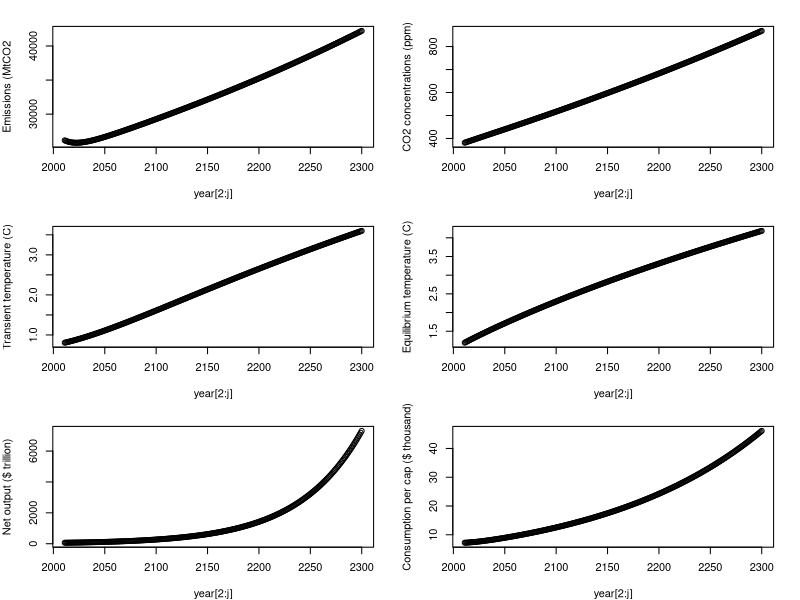
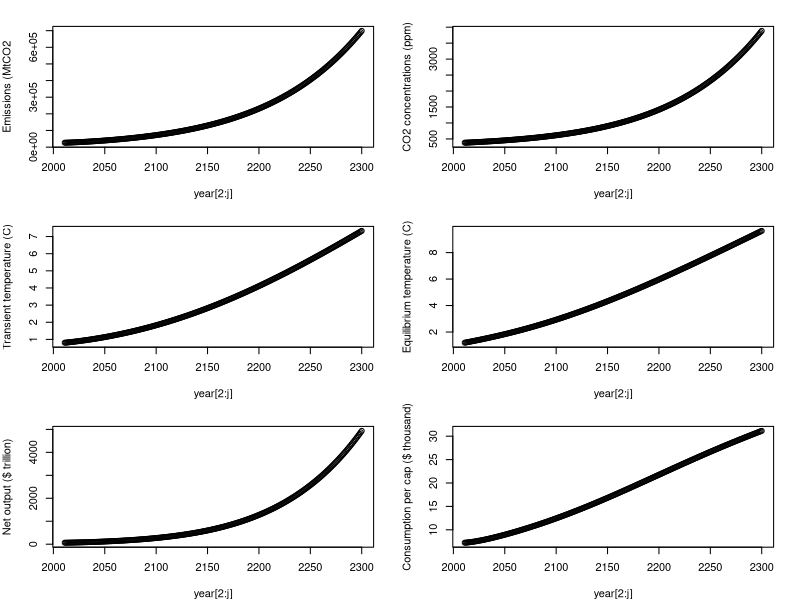

The R source for these figures, in order:
## ---- chunk 1
knitr::opts_chunk$set(echo = TRUE)
## ---- chunk 2
library(tidyverse)
## ---- chunk 3
# Fixed Economic parameters (LEAVE THIS ALONE FOR NOW)
p_saving<-c(.22) # output saved, default at 0.22
p_capShare<-c(.3) # Cobb-Douglas capital share, defaut at 0.3
p_capDep<-c(.1) # capital depreciation, default at 0.1
p_TFP_g<-c(.005) # TFP growth rate, default at 0.005   
p_damage<-c(.009) # default at 0.009

# Variable Economic parameters (TRY DIFFERENT VALUES)
p_emInt_g<-c(-.005) # default at -.005
p_enInt_g<-c(-.01) # default at -.01
p_pop_g<-c(0.01) # default at .01
    
# Fixed climate parameters (LEAVE THIS ALONE)
p_carDecay<-c(400) # carbon decay, default 400
p_climDelay<-c(.015) # climate decay, default 0.015

#Variable climate parameters (TRY DIFFERENT VALUES)
p_climSens<-c(2.5) # climate sensitivity default 2.5
## ---- chunk 4
# years
p_years<-c(291)

# Economic
ic_pop<-c(6900) # in millions
ic_enInt<-c(5.98) # in EJ/$trill
ic_emInt<-c(68.27) # in Mt CO2 /EJ            
ic_K<-c(139.65) # $trill   
ic_TFP<-c(.03)

# Climate
ic_preCO2<-c(275) # ppm
ic_nowCO2<-c(380) # ppm
ic_T<-c(0.8) # degree C above preindustrial

# creating empty matrices for storing data
year<-matrix(0,p_years,1)    
pop<-matrix(0, p_years,1)
enInt<-matrix(0, p_years,1)
emInt<-matrix(0, p_years,1)    
TFP<-matrix(0, p_years,1)
Y_gross<-matrix(0, p_years,1)
K<-matrix(0, p_years,1)
gdppc<-matrix(0, p_years,1)
CO2ppm<-matrix(0, p_years,1)
em_MtCO2<-matrix(0,p_years,1)
em_ppm<-matrix(0,p_years,1)
Y_net<-matrix(0,p_years,1)
C<-matrix(0,p_years,1)
C_pc<-matrix(0,p_years,1)
Teq<-matrix(0,p_years,1)
climateDamage<-matrix(0,p_years,1)
## ---- chunk 5
#Part 1a: Getting exogenous changes in population, energy intensity, emissions intensity, TFP


# initializing for first period    
year[1]<-2010
pop[1]<-ic_pop
enInt[1]<-ic_enInt    
emInt[1]<-ic_emInt
TFP[1]<-ic_TFP

for (j in 2:p_years) {
year[j]<-year[j-1]+1
pop[j]=pop[j-1]*(1+p_pop_g)
enInt[j]=enInt[j-1]*(1+p_enInt_g)
emInt[j]=emInt[j-1]*(1+p_emInt_g)
TFP[j]=TFP[j-1]*(1+p_TFP_g)
    }

## ---- chunk 6
# initializing for first period

#Part 1: Economic model w/o climate damages
K[1]<-ic_K
 Y_gross[1]<-TFP[1]*K[1]^p_capShare*pop[1]^(1-p_capShare)
      
#Part 2: climate model
#CO2 concentration
CO2ppm[1]<-ic_nowCO2                      
T[1]=ic_T

#Part 3: Economic model with climate damages
#climate damages
climateShare<-(p_damage*T[1]^2)/(1+p_damage*T[1]^2) # damage function
climateDamage[1]<-climateShare*Y_gross[1] #climate damages
Y_net[1]<-Y_gross[1]-climateDamage[1] # net of damages output          
C[1]<-Y_net[1]-p_saving*Y_net[1]
C_pc[1]<-(C[1]/pop[1])*1000      

plus_one_ton <- c(0, (1/1000000), rep(0, times= 289)) #plus one ton of CO2

# looping over rest of the years
for (j in 2:p_years) {
      
#Part 1: Economic model w/o climate damages     
#Economic output 
K[j]<-(1-p_capDep)*K[j-1]+p_saving*Y_net[j-1]  #capital accumulation
Y_gross[j]<-TFP[j]*K[j]^p_capShare*pop[j]^(1-p_capShare) #Cobb-Douglas production function
gdppc[j]=Y_gross[j]/pop[j]

#emissions
em_MtCO2[j]<-pop[j]*gdppc[j]*enInt[j]*emInt[j] #Kaya identity
em_ppm[j]<-(em_MtCO2[j]+plus_one_ton[j])/7810 # convert to atmospheric CO2 concentrations
      
#Part 2: climate model     
#CO2 concentration
CO2ppm[j]<-CO2ppm[j-1]+0.5*((em_ppm[j])- (CO2ppm[j-1]-(ic_preCO2))/(p_carDecay)) #CO2 concentration accumulation                             
    
#Radiative forcing
rad_CO2_Wpm2<-5.35*log(CO2ppm[j]/ic_preCO2)

#Converting to temperature  
Teq[j]<-rad_CO2_Wpm2*(p_climSens/(5.3*log(2))) #Equilibrium temperature
T[j]=T[j-1]+p_climDelay*(Teq[j]-T[j-1]) #Transient temperature

#Part 3: Economic model with climate damages
climateShare<-(p_damage*T[j]^2)/(1+p_damage*T[j]^2) # damage function
climateDamage[j]<-climateShare*Y_gross[j] # climate damages
Y_net[j]<-Y_gross[j]-climateDamage[j] # output net of damages          
C[j]<-Y_net[j]-p_saving*Y_net[j] # consumption 
C_pc[j]<-(C[j]/pop[j])*1000 #per capita consumption     
    }
  
## ---- chunk 7
par(mfrow=c(3,2), mar=c(4,4,2,2))
plot(year[2:j], em_MtCO2[2:j], ylab="Emissions (MtCO2")
plot(year[2:j], CO2ppm[2:j], ylab="CO2 concentrations (ppm)")
plot(year[2:j], T[2:j], ylab="Transient temperature (C)")
plot(year[2:j], Teq[2:j], ylab="Equilibrium temperature (C)")
plot(year[2:j], Y_net[2:j], ylab="Net output ($ trillion)")
plot(year[2:j], C_pc[2:j], ylab="Consumption per cap ($ thousand)")
## ---- chunk 8
write.csv(climateDamage,"C:\\Users\\Juan\\Desktop\\BREN\\Second Year\\Winter Quarter\\ESM 229\\climateDamageSim1.csv", row.names = FALSE)
## ---- chunk 9

damages_question_3_BAU <- read_csv("climateDamageBAU.csv") %>%
  rename("BAU" = "V1")

damages_q3_plus1 <- read_csv("climateDamageSim1.csv") %>%
  rename("plus1" = "V1")

#Take difference between BAU scenario and Simulation
#exported damages_all to a csv -> total climate damage = 5945.924



## damages per millions tons of CO2 
## need damages per tons of CO2
damages_all <- cbind(damages_question_3_BAU*1000000000000, damages_q3_plus1*1000000000000) %>%
  mutate(diff = plus1 - BAU) %>%
  mutate(year = 1:291) %>%
  mutate(SCC_j_1.5 = (1/(1+0.015)^year)*diff,
         SCC_j_3 = (1/(1+0.03)^year)*diff) 
SCC_1.5 <- sum(damages_all$SCC_j_1.5)
SCC_3 <- sum(damages_all$SCC_j_3)

## 1.5% SCC; $252.06497 per ton CO2
## 3% SCC; $30.1699525541407 per ton CO2
## ---- chunk 10
write.csv(damages_all,"C:\\Users\\Juan\\Desktop\\BREN\\Second Year\\Winter Quarter\\ESM 229\\climateDamageAll.csv", row.names = FALSE)
## ---- chunk 11
# Fixed Economic parameters (LEAVE THIS ALONE FOR NOW)
    p_saving<-c(.22) # output saved, default at 0.22
    p_capShare<-c(.3) # Cobb-Douglas capital share, defaut at 0.3
    p_capDep<-c(.1) # capital depreciation, default at 0.1
    p_TFP_g<-c(.005) # TFP growth rate, default at 0.005   
    p_damage<-c(.009) # default at 0.009

    # Variable Economic parameters (TRY DIFFERENT VALUES)
    p_emInt_g<-c(-.005) # default at -.005
    p_enInt_g<-c(0) # default at -.01
    p_pop_g<-c(.01) # default at .01
    
    # Fixed climate parameters (LEAVE THIS ALONE)
    p_carDecay<-c(400) # carbon decay, default 400
    p_climDelay<-c(.015) # climate decay, default 0.015

    #Variable climate parameters (TRY DIFFERENT VALUES)
    p_climSens<-c(2.5) # climate sensitivity default 2.5
## ---- chunk 12

 # years
    p_years<-c(291)


 # Economic
    ic_pop<-c(6900) # in millions
    ic_enInt<-c(5.98) # in EJ/$trill
    ic_emInt<-c(68.27) # in Mt CO2 /EJ            
    ic_K<-c(139.65) # $trill   
    ic_TFP<-c(.03)

    # Climate
    ic_preCO2<-c(275) # ppm
    ic_nowCO2<-c(380) # ppm
    ic_T<-c(0.8) # degree C above preindustrial

    # creating empty matrices for storing data
    year<-matrix(0,p_years,1)    
    pop<-matrix(0, p_years,1)
    enInt<-matrix(0, p_years,1)
    emInt<-matrix(0, p_years,1)    
    TFP<-matrix(0, p_years,1)
    Y_gross<-matrix(0, p_years,1)
    K<-matrix(0, p_years,1)
    gdppc<-matrix(0, p_years,1)
    CO2ppm<-matrix(0, p_years,1)
    em_MtCO2<-matrix(0,p_years,1)
    em_ppm<-matrix(0,p_years,1)
    Y_net<-matrix(0,p_years,1)
    C<-matrix(0,p_years,1)
    C_pc<-matrix(0,p_years,1)
    Teq<-matrix(0,p_years,1)
    climateDamage<-matrix(0,p_years,1)
## ---- chunk 13
# initializing for first period    
    year[1]<-2010
    pop[1]<-ic_pop
    enInt[1]<-ic_enInt    
    emInt[1]<-ic_emInt
    TFP[1]<-ic_TFP

    for (j in 2:p_years) {
      year[j]<-year[j-1]+1
      pop[j]=pop[j-1]*(1+p_pop_g)
      enInt[j]=enInt[j-1]*(1+p_enInt_g)
      emInt[j]=emInt[j-1]*(1+p_emInt_g)
      TFP[j]=TFP[j-1]*(1+p_TFP_g)
    }
## ---- chunk 14
 # initializing for first period
    #Part 1: Economic model w/o climate damages
    K[1]<-ic_K
    Y_gross[1]<-TFP[1]*K[1]^p_capShare*pop[1]^(1-p_capShare)
      
    #Part 2: climate model
    #CO2 concentration
    CO2ppm[1]<-ic_nowCO2                      
    T[1]=ic_T

    #Part 3: Economic model with climate damages
    #climate damages
    climateShare<-(p_damage*T[1]^2)/(1+p_damage*T[1]^2) # damage function
    climateDamage[1]<-climateShare*Y_gross[1] #climate damages
    Y_net[1]<-Y_gross[1]-climateDamage[1] # net of damages output          
    C[1]<-Y_net[1]-p_saving*Y_net[1]
    C_pc[1]<-(C[1]/pop[1])*1000   
    
    

## ---- chunk 15
 # looping over rest of the years
    for (j in 2:p_years) {
      
      #Part 1: Economic model w/o climate damages     
      #Economic output 
      K[j]<-(1-p_capDep)*K[j-1]+p_saving*Y_net[j-1]  #capital accumulation
      Y_gross[j]<-TFP[j]*K[j]^p_capShare*pop[j]^(1-p_capShare) #Cobb-Douglas production function
      gdppc[j]=Y_gross[j]/pop[j]

      #emissions
      em_MtCO2[j]<-pop[j]*gdppc[j]*enInt[j]*emInt[j] #Kaya identity
      em_ppm[j]<-em_MtCO2[j]/7810 # convert to atmospheric CO2 concentrations
      
      #Part 2: climate model     
      #CO2 concentration
      CO2ppm[j]<-CO2ppm[j-1]+0.5*((em_ppm[j])- (CO2ppm[j-1]-(ic_preCO2))/(p_carDecay)) #CO2 concentration accumulation                             
    
      #Radiative forcing
      rad_CO2_Wpm2<-5.35*log(CO2ppm[j]/ic_preCO2)

      # Converting to temperature  
      Teq[j]<-rad_CO2_Wpm2*(p_climSens/(5.3*log(2))) #Equilibrium temperature
      T[j]=T[j-1]+p_climDelay*(Teq[j]-T[j-1]) #Transient temperature

      #Part 3: Economic model with climate damages
      climateShare<-(p_damage*T[j]^2)/(1+p_damage*T[j]^2) # damage function
      climateDamage[j]<-climateShare*Y_gross[j] # climate damages
      Y_net[j]<-Y_gross[j]-climateDamage[j] # output net of damages          
      C[j]<-Y_net[j]-p_saving*Y_net[j] # consumption 
      C_pc[j]<-(C[j]/pop[j])*1000 #per capita consumption     
    }
## ---- chunk 16
par(mfrow=c(3,2), mar=c(4,4,2,2))
plot(year[2:j], em_MtCO2[2:j], ylab="Emissions (MtCO2")
plot(year[2:j], CO2ppm[2:j], ylab="CO2 concentrations (ppm)")
plot(year[2:j], T[2:j], ylab="Transient temperature (C)")
plot(year[2:j], Teq[2:j], ylab="Equilibrium temperature (C)")
plot(year[2:j], Y_net[2:j], ylab="Net output ($ trillion)")
plot(year[2:j], C_pc[2:j], ylab="Consumption per cap ($ thousand)")

## ---- chunk 17
write.csv(climateDamage,"C:\\Users\\Juan\\Desktop\\BREN\\Second Year\\Winter Quarter\\ESM 229\\climateDamageBAU2.csv", row.names = FALSE)
